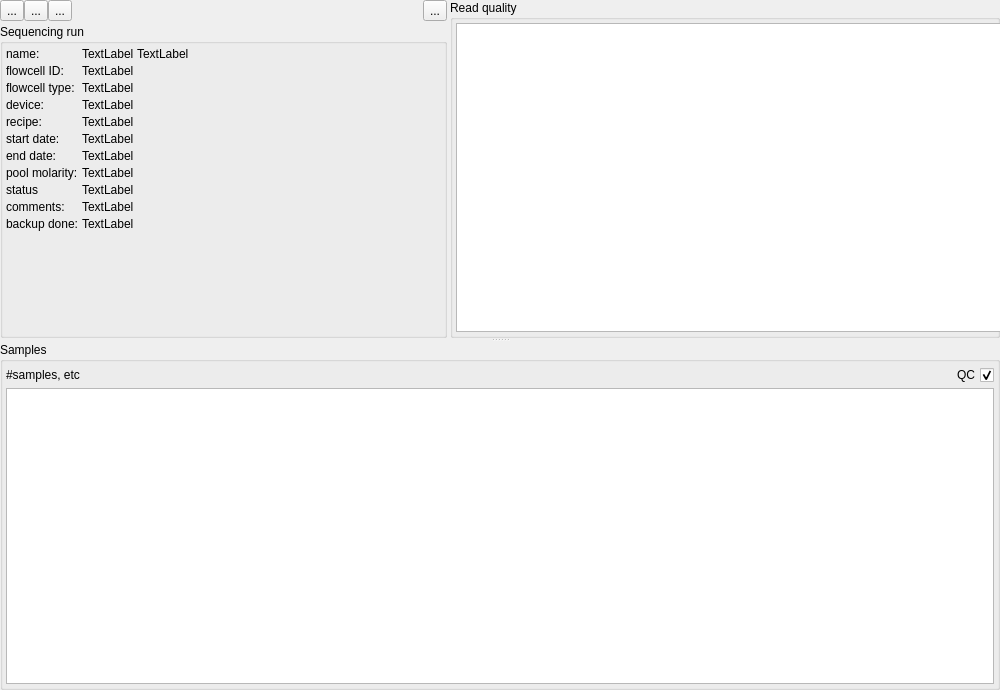
<?xml version="1.0" encoding="UTF-8"?>
<ui version="4.0">
 <class>SequencingRunWidget</class>
 <widget class="QWidget" name="SequencingRunWidget">
  <property name="geometry">
   <rect>
    <x>0</x>
    <y>0</y>
    <width>1000</width>
    <height>690</height>
   </rect>
  </property>
  <property name="minimumSize">
   <size>
    <width>1000</width>
    <height>0</height>
   </size>
  </property>
  <property name="windowTitle">
   <string>Form</string>
  </property>
  <layout class="QVBoxLayout" name="verticalLayout">
   <property name="spacing">
    <number>0</number>
   </property>
   <property name="leftMargin">
    <number>0</number>
   </property>
   <property name="topMargin">
    <number>0</number>
   </property>
   <property name="rightMargin">
    <number>0</number>
   </property>
   <property name="bottomMargin">
    <number>0</number>
   </property>
   <item>
    <widget class="QSplitter" name="splitter">
     <property name="orientation">
      <enum>Qt::Vertical</enum>
     </property>
     <widget class="QWidget" name="layoutWidget">
      <layout class="QGridLayout" name="gridLayout_2" rowstretch="0,1">
       <property name="spacing">
        <number>3</number>
       </property>
       <item row="0" column="0">
        <layout class="QHBoxLayout" name="horizontalLayout_2">
         <property name="spacing">
          <number>0</number>
         </property>
         <item>
          <widget class="QToolButton" name="edit_btn">
           <property name="toolTip">
            <string>Edit</string>
           </property>
           <property name="text">
            <string>...</string>
           </property>
           <property name="icon">
            <iconset resource="GSvar.qrc">
             <normaloff>:/Icons/Edit.png</normaloff>:/Icons/Edit.png</iconset>
           </property>
          </widget>
         </item>
         <item>
          <widget class="QToolButton" name="email_btn">
           <property name="toolTip">
            <string>&lt;html&gt;&lt;head/&gt;&lt;body&gt;&lt;p&gt;Send status by email.&lt;br/&gt;Note: only available for 'run_finished' and 'run_analyzed'!&lt;/p&gt;&lt;/body&gt;&lt;/html&gt;</string>
           </property>
           <property name="text">
            <string>...</string>
           </property>
           <property name="icon">
            <iconset resource="GSvar.qrc">
             <normaloff>:/Icons/email.png</normaloff>:/Icons/email.png</iconset>
           </property>
          </widget>
         </item>
         <item>
          <widget class="QToolButton" name="mid_check_btn">
           <property name="toolTip">
            <string>Check for MID clashes.</string>
           </property>
           <property name="text">
            <string>...</string>
           </property>
           <property name="icon">
            <iconset resource="GSvar.qrc">
             <normaloff>:/Icons/mid_clash.png</normaloff>:/Icons/mid_clash.png</iconset>
           </property>
          </widget>
         </item>
         <item>
          <spacer name="horizontalSpacer_2">
           <property name="orientation">
            <enum>Qt::Horizontal</enum>
           </property>
           <property name="sizeHint" stdset="0">
            <size>
             <width>40</width>
             <height>20</height>
            </size>
           </property>
          </spacer>
         </item>
         <item>
          <widget class="QToolButton" name="update_btn">
           <property name="toolTip">
            <string>Update displayed data.</string>
           </property>
           <property name="text">
            <string>...</string>
           </property>
           <property name="icon">
            <iconset resource="GSvar.qrc">
             <normaloff>:/Icons/Refresh.png</normaloff>:/Icons/Refresh.png</iconset>
           </property>
           <property name="shortcut">
            <string>F5</string>
           </property>
          </widget>
         </item>
        </layout>
       </item>
       <item row="0" column="1" rowspan="2">
        <widget class="QGroupBox" name="groupBox_2">
         <property name="minimumSize">
          <size>
           <width>550</width>
           <height>200</height>
          </size>
         </property>
         <property name="maximumSize">
          <size>
           <width>550</width>
           <height>16777215</height>
          </size>
         </property>
         <property name="title">
          <string>Read quality</string>
         </property>
         <property name="flat">
          <bool>true</bool>
         </property>
         <layout class="QVBoxLayout" name="verticalLayout_2">
          <property name="spacing">
           <number>3</number>
          </property>
          <property name="leftMargin">
           <number>3</number>
          </property>
          <property name="topMargin">
           <number>3</number>
          </property>
          <property name="rightMargin">
           <number>3</number>
          </property>
          <property name="bottomMargin">
           <number>3</number>
          </property>
          <item>
           <widget class="QTableWidget" name="read_quality">
            <property name="minimumSize">
             <size>
              <width>600</width>
              <height>0</height>
             </size>
            </property>
            <attribute name="horizontalHeaderVisible">
             <bool>true</bool>
            </attribute>
            <attribute name="verticalHeaderVisible">
             <bool>false</bool>
            </attribute>
           </widget>
          </item>
         </layout>
        </widget>
       </item>
       <item row="1" column="0">
        <widget class="QGroupBox" name="groupBox_3">
         <property name="title">
          <string>Sequencing run</string>
         </property>
         <property name="flat">
          <bool>true</bool>
         </property>
         <layout class="QFormLayout" name="formLayout">
          <property name="horizontalSpacing">
           <number>3</number>
          </property>
          <property name="verticalSpacing">
           <number>3</number>
          </property>
          <property name="leftMargin">
           <number>3</number>
          </property>
          <property name="topMargin">
           <number>3</number>
          </property>
          <property name="rightMargin">
           <number>3</number>
          </property>
          <property name="bottomMargin">
           <number>3</number>
          </property>
          <item row="0" column="0">
           <widget class="QLabel" name="label_10">
            <property name="text">
             <string>name:</string>
            </property>
           </widget>
          </item>
          <item row="0" column="1">
           <layout class="QHBoxLayout" name="horizontalLayout" stretch="0,1">
            <item>
             <widget class="QLabel" name="quality">
              <property name="text">
               <string>TextLabel</string>
              </property>
              <property name="textInteractionFlags">
               <set>Qt::LinksAccessibleByMouse|Qt::TextSelectableByMouse</set>
              </property>
             </widget>
            </item>
            <item>
             <widget class="QLabel" name="name">
              <property name="text">
               <string>TextLabel</string>
              </property>
              <property name="textInteractionFlags">
               <set>Qt::LinksAccessibleByMouse|Qt::TextSelectableByMouse</set>
              </property>
             </widget>
            </item>
           </layout>
          </item>
          <item row="1" column="0">
           <widget class="QLabel" name="label">
            <property name="text">
             <string>flowcell ID:</string>
            </property>
           </widget>
          </item>
          <item row="1" column="1">
           <widget class="QLabel" name="fcid">
            <property name="text">
             <string>TextLabel</string>
            </property>
            <property name="textInteractionFlags">
             <set>Qt::LinksAccessibleByMouse|Qt::TextSelectableByMouse</set>
            </property>
           </widget>
          </item>
          <item row="2" column="0">
           <widget class="QLabel" name="label_11">
            <property name="text">
             <string>flowcell type:</string>
            </property>
           </widget>
          </item>
          <item row="2" column="1">
           <widget class="QLabel" name="fc_type">
            <property name="text">
             <string>TextLabel</string>
            </property>
            <property name="textInteractionFlags">
             <set>Qt::LinksAccessibleByMouse|Qt::TextSelectableByMouse</set>
            </property>
           </widget>
          </item>
          <item row="3" column="0">
           <widget class="QLabel" name="label_4">
            <property name="text">
             <string>device:</string>
            </property>
           </widget>
          </item>
          <item row="3" column="1">
           <widget class="QLabel" name="device">
            <property name="text">
             <string>TextLabel</string>
            </property>
            <property name="textInteractionFlags">
             <set>Qt::LinksAccessibleByMouse|Qt::TextSelectableByMouse</set>
            </property>
           </widget>
          </item>
          <item row="4" column="0">
           <widget class="QLabel" name="label_5">
            <property name="text">
             <string>recipe:</string>
            </property>
           </widget>
          </item>
          <item row="4" column="1">
           <widget class="QLabel" name="recipe">
            <property name="text">
             <string>TextLabel</string>
            </property>
            <property name="textInteractionFlags">
             <set>Qt::LinksAccessibleByMouse|Qt::TextSelectableByMouse</set>
            </property>
           </widget>
          </item>
          <item row="5" column="0">
           <widget class="QLabel" name="label_2">
            <property name="text">
             <string>start date:</string>
            </property>
           </widget>
          </item>
          <item row="5" column="1">
           <widget class="QLabel" name="start">
            <property name="text">
             <string>TextLabel</string>
            </property>
            <property name="textInteractionFlags">
             <set>Qt::LinksAccessibleByMouse|Qt::TextSelectableByMouse</set>
            </property>
           </widget>
          </item>
          <item row="6" column="0">
           <widget class="QLabel" name="label_3">
            <property name="text">
             <string>end date:</string>
            </property>
           </widget>
          </item>
          <item row="6" column="1">
           <widget class="QLabel" name="end">
            <property name="text">
             <string>TextLabel</string>
            </property>
            <property name="textInteractionFlags">
             <set>Qt::LinksAccessibleByMouse|Qt::TextSelectableByMouse</set>
            </property>
           </widget>
          </item>
          <item row="7" column="0">
           <widget class="QLabel" name="label_9">
            <property name="toolTip">
             <string>Pool molarity and quantification method.</string>
            </property>
            <property name="text">
             <string>pool molarity:</string>
            </property>
           </widget>
          </item>
          <item row="7" column="1">
           <widget class="QLabel" name="molarity_and_method">
            <property name="text">
             <string>TextLabel</string>
            </property>
            <property name="textInteractionFlags">
             <set>Qt::LinksAccessibleByMouse|Qt::TextSelectableByMouse</set>
            </property>
           </widget>
          </item>
          <item row="8" column="0">
           <widget class="QLabel" name="label_8">
            <property name="text">
             <string>status</string>
            </property>
           </widget>
          </item>
          <item row="8" column="1">
           <widget class="QLabel" name="status">
            <property name="text">
             <string>TextLabel</string>
            </property>
            <property name="textInteractionFlags">
             <set>Qt::LinksAccessibleByMouse|Qt::TextSelectableByMouse</set>
            </property>
           </widget>
          </item>
          <item row="9" column="0">
           <widget class="QLabel" name="label_6">
            <property name="text">
             <string>comments:</string>
            </property>
            <property name="alignment">
             <set>Qt::AlignLeading|Qt::AlignLeft|Qt::AlignTop</set>
            </property>
           </widget>
          </item>
          <item row="9" column="1">
           <widget class="QLabel" name="comments">
            <property name="text">
             <string>TextLabel</string>
            </property>
            <property name="textInteractionFlags">
             <set>Qt::LinksAccessibleByMouse|Qt::TextSelectableByMouse</set>
            </property>
           </widget>
          </item>
          <item row="10" column="0">
           <widget class="QLabel" name="label_7">
            <property name="text">
             <string>backup done:</string>
            </property>
           </widget>
          </item>
          <item row="10" column="1">
           <widget class="QLabel" name="backup">
            <property name="text">
             <string>TextLabel</string>
            </property>
           </widget>
          </item>
         </layout>
        </widget>
       </item>
      </layout>
     </widget>
     <widget class="QGroupBox" name="groupBox">
      <property name="title">
       <string>Samples</string>
      </property>
      <property name="flat">
       <bool>true</bool>
      </property>
      <layout class="QGridLayout" name="gridLayout">
       <property name="leftMargin">
        <number>3</number>
       </property>
       <property name="topMargin">
        <number>3</number>
       </property>
       <property name="rightMargin">
        <number>3</number>
       </property>
       <property name="bottomMargin">
        <number>3</number>
       </property>
       <property name="spacing">
        <number>3</number>
       </property>
       <item row="0" column="3">
        <spacer name="horizontalSpacer">
         <property name="orientation">
          <enum>Qt::Horizontal</enum>
         </property>
         <property name="sizeHint" stdset="0">
          <size>
           <width>40</width>
           <height>20</height>
          </size>
         </property>
        </spacer>
       </item>
       <item row="1" column="0" colspan="5">
        <widget class="DBTableWidget" name="samples"/>
       </item>
       <item row="0" column="0" colspan="3">
        <widget class="QLabel" name="sample_count">
         <property name="text">
          <string>#samples, etc</string>
         </property>
        </widget>
       </item>
       <item row="0" column="4">
        <widget class="QCheckBox" name="show_qc">
         <property name="toolTip">
          <string>&lt;html&gt;&lt;head/&gt;&lt;body&gt;&lt;p&gt;Show QC columns.&lt;/p&gt;&lt;/body&gt;&lt;/html&gt;</string>
         </property>
         <property name="layoutDirection">
          <enum>Qt::RightToLeft</enum>
         </property>
         <property name="text">
          <string>QC</string>
         </property>
         <property name="checked">
          <bool>true</bool>
         </property>
        </widget>
       </item>
      </layout>
     </widget>
    </widget>
   </item>
  </layout>
 </widget>
 <customwidgets>
  <customwidget>
   <class>DBTableWidget</class>
   <extends>QTableWidget</extends>
   <header>DBTableWidget.h</header>
  </customwidget>
 </customwidgets>
 <resources>
  <include location="GSvar.qrc"/>
 </resources>
 <connections/>
</ui>
